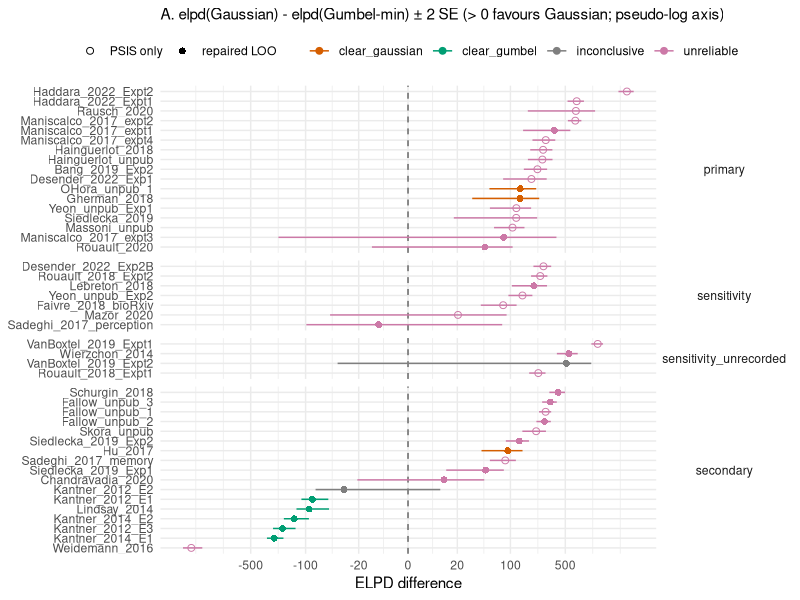
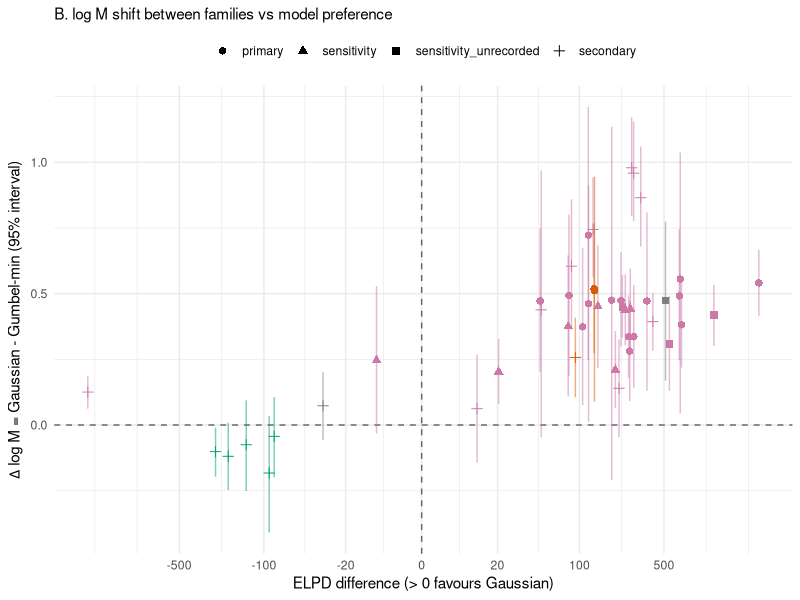

These charts were generated, in order, by the following R code:
# Fig. 9 (v3 step 4): Confidence Database results.
# A: forest plot of elpd(normal) - elpd(gumbel_min) +/- 2 SE per dataset
# (repaired LOO), coloured by pre-specified category, faceted by analysis set.
# B: delta_logM = log_M(Gaussian) - log_M(Gumbel-min) against elpd_diff.
#
# Run from the project root: Rscript code/05_figures/fig_9_empirical.R

suppressPackageStartupMessages({ library(dplyr); library(ggplot2) })
cat_cols <- c(clear_gaussian = "#D55E00", clear_gumbel = "#009E73", inconclusive = "grey50",
              unreliable = "#CC79A7")
d <- readr::read_csv(here::here("data", "processed", "v3", "empirical", "empirical_by_dataset.csv"),
                     show_col_types = FALSE) |>
  mutate(set = factor(set, levels = c("primary", "sensitivity", "sensitivity_unrecorded", "secondary")),
         # unreliable rows have no repaired diff: show the PSIS value, hollow
         x = coalesce(elpd_diff, elpd_diff_psis), xse = coalesce(se, se_psis),
         repaired = !is.na(elpd_diff)) |>
  arrange(set, x)
d$dataset <- factor(d$dataset, levels = unique(d$dataset))

pA <- ggplot(d, aes(x, dataset, colour = category)) +
  geom_vline(xintercept = 0, linetype = 2, colour = "grey40") +
  geom_errorbar(aes(xmin = x - 2 * xse, xmax = x + 2 * xse), width = 0, orientation = "y") +
  geom_point(aes(shape = repaired), size = 2) +
  scale_shape_manual(values = c(`TRUE` = 16, `FALSE` = 1), labels = c(`TRUE` = "repaired LOO", `FALSE` = "PSIS only"),
                     name = NULL) +
  scale_colour_manual(values = cat_cols, drop = FALSE) +
  scale_x_continuous(trans = scales::pseudo_log_trans(sigma = 5), breaks = c(-500, -100, -20, 0, 20, 100, 500)) +
  facet_grid(set ~ ., scales = "free_y", space = "free_y") +
  labs(subtitle = "A. elpd(Gaussian) - elpd(Gumbel-min) ± 2 SE (> 0 favours Gaussian; pseudo-log axis)",
       x = "ELPD difference", y = NULL, colour = NULL) +
  theme_minimal() + theme(legend.position = "top", strip.text.y = element_text(angle = 0))

pB <- ggplot(d, aes(x, delta_logM, colour = category)) +
  geom_hline(yintercept = 0, linetype = 2, colour = "grey40") +
  geom_vline(xintercept = 0, linetype = 2, colour = "grey40") +
  geom_errorbar(aes(ymin = delta_logM_q025, ymax = delta_logM_q975), width = 0, alpha = 0.5) +
  geom_point(aes(shape = set), size = 2.2) +
  scale_colour_manual(values = cat_cols, guide = "none") +
  scale_x_continuous(trans = scales::pseudo_log_trans(sigma = 5), breaks = c(-500, -100, -20, 0, 20, 100, 500)) +
  labs(subtitle = "B. log M shift between families vs model preference",
       x = "ELPD difference (> 0 favours Gaussian)",
       y = expression(Delta ~ "log M = Gaussian - Gumbel-min (95% interval)"), shape = NULL) +
  theme_minimal() + theme(legend.position = "top")

dir.create(here::here("outputs", "figures", "v3"), recursive = TRUE, showWarnings = FALSE)
h <- max(7, 0.22 * nrow(d) + 2)
g <- gridExtra::arrangeGrob(pA, pB, ncol = 2, widths = c(1.3, 1))
ggsave(here::here("outputs", "figures", "v3", "fig_9_empirical.png"), g, width = 15, height = h, dpi = 200)
cat("Wrote outputs/figures/v3/fig_9_empirical.png\n")
